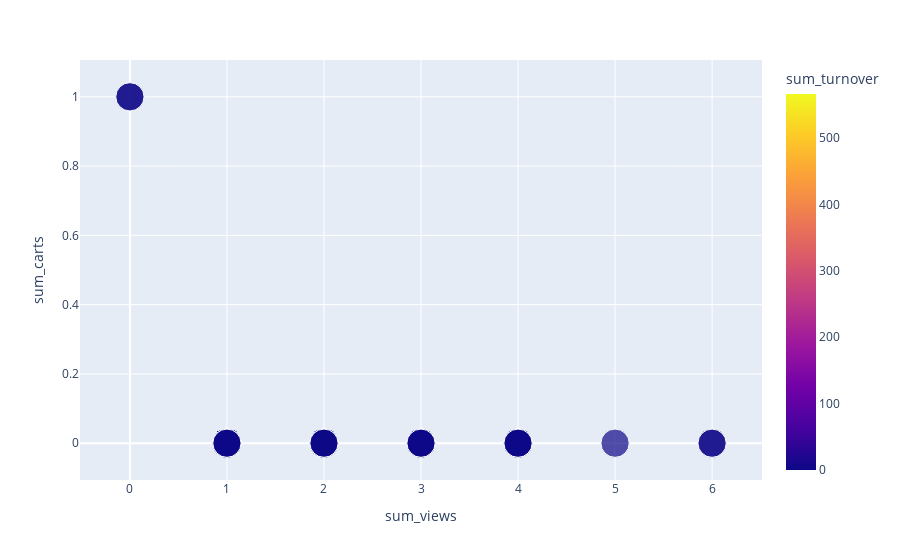

Write notebook code for a chart like this one.
### Code cell
fig = px.scatter(predictions.toPandas(), x="sum_views", y="sum_carts", size="count_session", color="sum_turnover", hover_data=["sum_purchases"])
fig.show()

### Figure 1 — Plotly figure (JSON) as saved in the notebook; plotly's stock layout.template omitted (floating-point values rounded to 4 significant figures; data arrays with more than 128 entries replaced by an {"elided": "..."} marker saying what was removed)
{"data": [{"customdata": {"elided": "153x1 int values"}, "hovertemplate": "sum_views=%{x}<br>sum_carts=%{y}<br>count_session=%{marker.size}<br>sum_purchases=%{customdata[0]}<br>sum_turnover=%{marker.color}<extra></extra>", "legendgroup": "", "marker": {"color": {"elided": "153 float values"}, "coloraxis": "coloraxis", "size": {"elided": "153 int values"}, "sizemode": "area", "sizeref": 0.0025, "symbol": "circle"}, "mode": "markers", "name": "", "orientation": "v", "showlegend": false, "type": "scatter", "x": {"elided": "153 int values"}, "xaxis": "x", "y": {"elided": "153 int values"}, "yaxis": "y"}], "layout": {"coloraxis": {"colorbar": {"title": {"text": "sum_turnover"}}, "colorscale": [[0, "#0d0887"], [0.1111, "#46039f"], [0.2222, "#7201a8"], [0.3333, "#9c179e"], [0.4444, "#bd3786"], [0.5556, "#d8576b"], [0.6667, "#ed7953"], [0.7778, "#fb9f3a"], [0.8889, "#fdca26"], [1, "#f0f921"]]}, "legend": {"itemsizing": "constant", "tracegroupgap": 0}, "margin": {"t": 60}, "xaxis": {"anchor": "y", "domain": [0, 1], "title": {"text": "sum_views"}}, "yaxis": {"anchor": "x", "domain": [0, 1], "title": {"text": "sum_carts"}}}}
